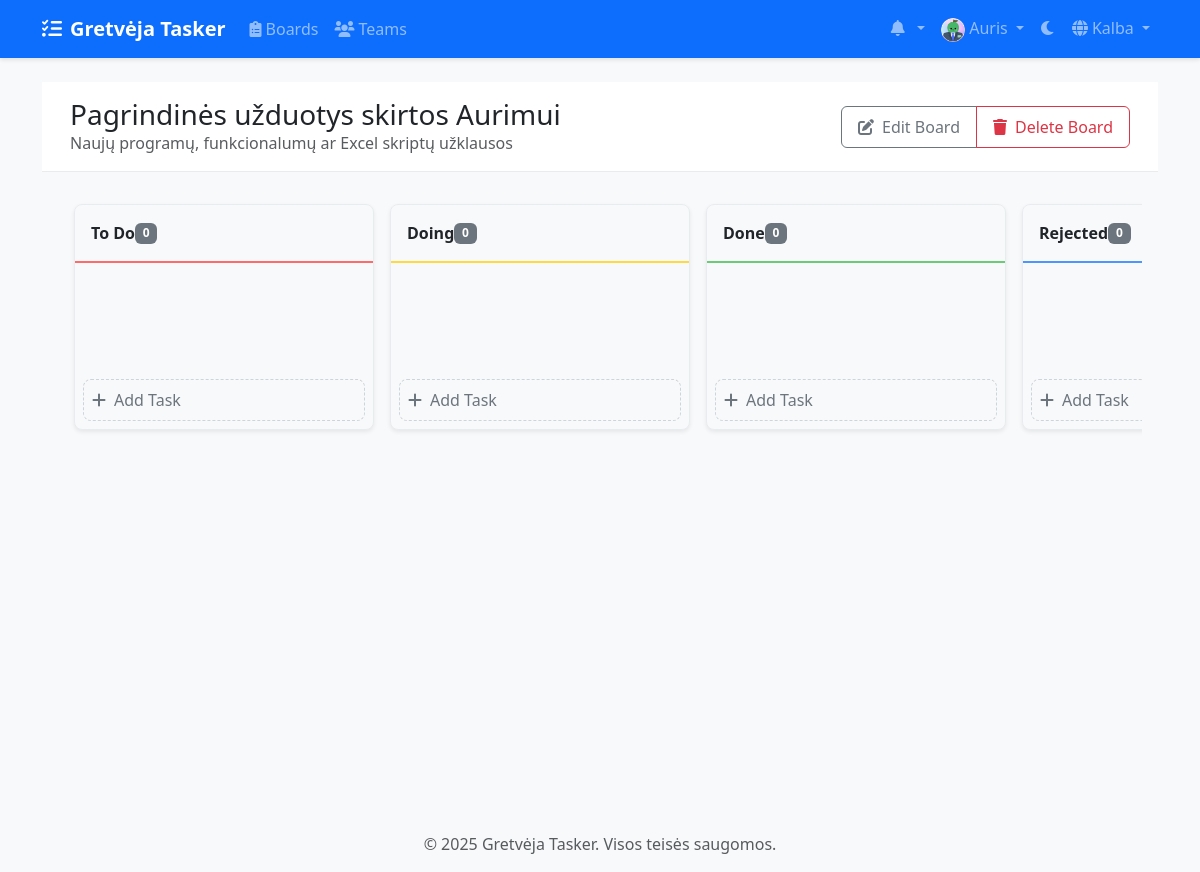
Page /lt/boards/2/ (signed in) on the earlier database version.
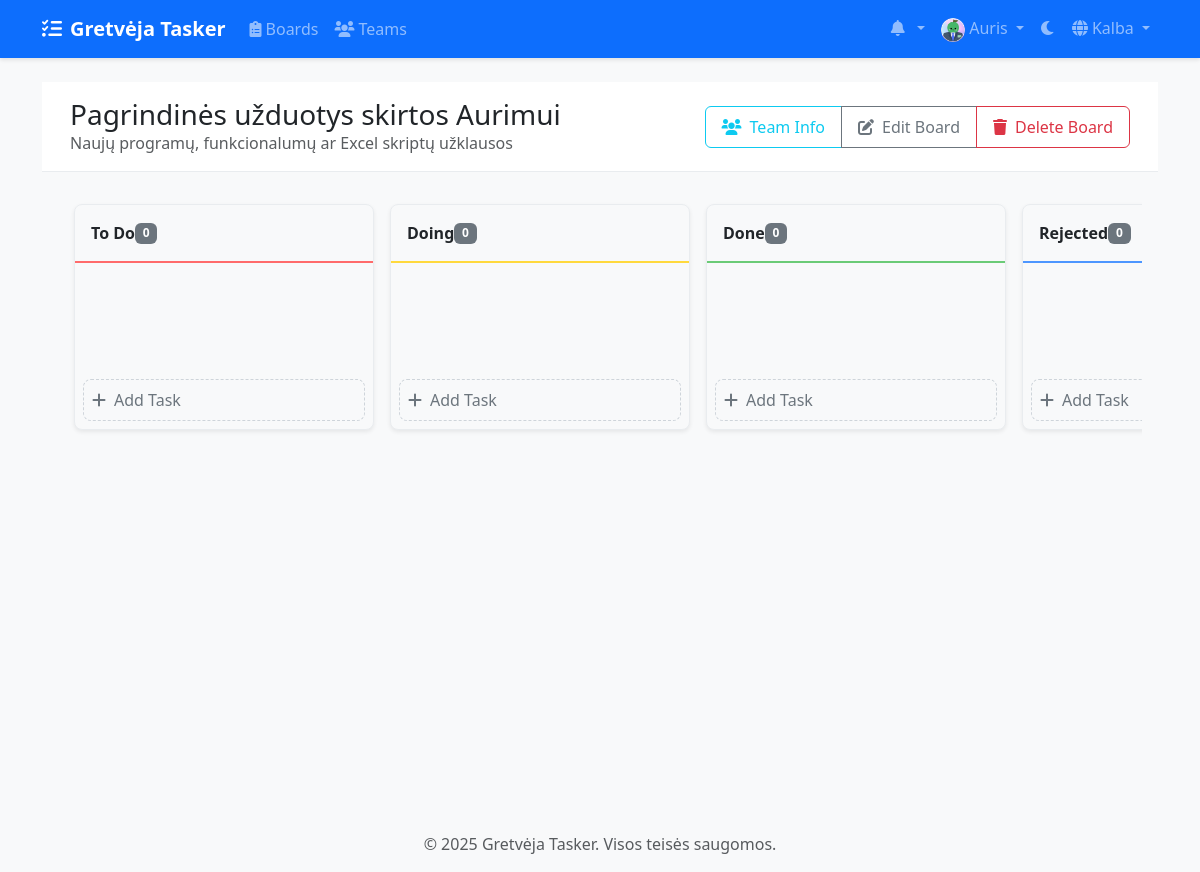
Same page on the later database version.
### accounts/models.py (models this page shows, shortened)
class CustomUser(AbstractUser):
    avatar = models.ImageField(upload_to='avatars/', null=True, blank=True)
    bio = models.TextField(max_length=500, blank=True)
    theme_preference = models.CharField(
        max_length=10,
        choices=[('light', 'Light'), ('dark', 'Dark')],
        default='light'
    )
    notification_preferences = models.JSONField(
        default=dict,
        help_text=_('User notification preferences')
    )
    class Meta:
        verbose_name = _('user')
        verbose_name_plural = _('users')

### boards/models.py (models this page shows, shortened)
class Board(models.Model):
    title = models.CharField(max_length=200)
    description = models.TextField(blank=True)
    created_at = models.DateTimeField(auto_now_add=True)
    updated_at = models.DateTimeField(auto_now=True)
    owner = models.ForeignKey(
        settings.AUTH_USER_MODEL,
        on_delete=models.CASCADE,
        related_name='owned_boards'
    )
    team = models.ForeignKey(
        Team,
        on_delete=models.CASCADE,
        related_name='boards',
        null=True,
        blank=True
    )

class Column(models.Model):
    COLUMN_TYPES = [
        ('todo', 'To Do'),
        ('doing', 'Doing'),
        ('done', 'Done'),
        ('rejected', 'Rejected'),
    ]
    board = models.ForeignKey(Board, on_delete=models.CASCADE, related_name='columns')
    title = models.CharField(max_length=100)
    type = models.CharField(max_length=20, choices=COLUMN_TYPES)
    position = models.PositiveIntegerField()
    color = ColorField(default='#FF0000')
    class Meta:
        ordering = ['position']

### boards/views.py (the view)
# urls.py: path('<int:board_id>/', views.board_detail, name='board_detail'),
@login_required
def board_detail(request, board_id):
    board = get_object_or_404(Board, id=board_id)
    if not (board.owner == request.user or
            (board.team and request.user in board.team.members.all())):
        messages.error(request, "You don't have access to this board.")
        return redirect('board_list')
    total_tasks = board.columns.aggregate(
        total=Count('tasks')
    )['total']
    completed_tasks = board.columns.filter(
        type='done'
    ).aggregate(
        done=Count('tasks')
    )['done']
    progress = int((completed_tasks / total_tasks * 100) if total_tasks > 0 else 0)
    users = CustomUser.objects.filter(is_active=True)
    return render(request, 'boards/board_detail.html', {
        'board': board,
        'progress': progress,
        'users': users
    })

### templates/boards/board_detail.html (shortened to what this page needs)
{% extends 'base.html' %}
{% load static %}
{% block content %}
<div class="board-header">
    <div class="container-fluid">
        <div class="row align-items-center">
            <div class="col">
                <h1 class="h3 mb-0">{{ board.title }}</h1>
                {% if board.description %}
                    <p class="text-muted mb-0">{{ board.description }}</p>
                {% endif %}
            </div>
            <div class="col-auto">
                <div class="btn-group">
                    {% if board.team %}
                        <button type="button" class="btn btn-outline-info" data-bs-toggle="modal" data-bs-target="#teamInfoModal">
                            <i class="fas fa-users me-2"></i>Team Info
                        </button>
                    {% endif %}
                    {% if board.owner == user %}
                        <a href="{% url 'board_edit' board_id=board.id %}" class="btn btn-outline-secondary">
                            <i class="fas fa-edit me-2"></i>Edit Board
                        </a>
                        <button type="button" class="btn btn-outline-danger" data-bs-toggle="modal" data-bs-target="#deleteBoardModal">
                            <i class="fas fa-trash me-2"></i>Delete Board
                        </button>
                    {% endif %}
                </div>
            </div>
        </div>
    </div>
</div>
<div class="kanban-container">
    <div class="column-container">
        {% for column in board.columns.all %}
            <div class="kanban-column" data-column-id="{{ column.id }}">
                <div class="column-header {{ column.type }}" data-column-id="{{ column.id }}">
                    <div class="d-flex justify-content-between align-items-center">
                        <span>{{ column.title }}</span>
                        <span class="badge bg-secondary">{{ column.tasks.count }}</span>
                    </div>
                </div>
                <div class="task-list" data-column-id="{{ column.id }}">
                </div>
                <div class="p-2">
                    <button type="button" class="add-task-btn" data-bs-toggle="modal" data-bs-target="#createTaskModal" data-column-id="{{ column.id }}">
                        <i class="fas fa-plus me-2"></i>Add Task
                    </button>
                </div>
            </div>
        {% endfor %}
    </div>
</div>
{% endblock %}

### templates/base.html (shortened to what this page needs)
{% load static %}
{% load compress %}
{% load i18n %}
<!DOCTYPE html>
<html lang="{{ LANGUAGE_CODE }}" data-bs-theme="light">
<head>
    <link href="https://cdn.jsdelivr.net/npm/bootstrap@5.3.2/dist/css/bootstrap.min.css" rel="stylesheet">
    <link href="https://cdnjs.cloudflare.com/ajax/libs/font-awesome/6.0.0/css/all.min.css" rel="stylesheet">
    {% compress css %}
    <link href="{% static 'css/style.css' %}" rel="stylesheet">
    {% endcompress %}
</head>
<body>
    <nav class="navbar navbar-expand-lg navbar-dark bg-primary">
        <div class="container">
            <a class="navbar-brand" href="{% url 'home' %}">
                <i class="fas fa-tasks me-2"></i>Gretvėja Tasker
            </a>
            <div class="collapse navbar-collapse" id="navbarNav">
                <ul class="navbar-nav me-auto">
                    {% if user.is_authenticated %}
                        <li class="nav-item">
                            <a class="nav-link" href="{% url 'board_list' %}">
                                <i class="fas fa-clipboard-list me-1"></i>Boards
                            </a>
                        </li>
                        <li class="nav-item">
                            <a class="nav-link" href="{% url 'team_list' %}">
                                <i class="fas fa-users me-1"></i>Teams
                            </a>
                        </li>
                    {% endif %}
                </ul>
                <ul class="navbar-nav">
                    {% if user.is_authenticated %}
                        <li class="nav-item dropdown">
                            <a class="nav-link dropdown-toggle" href="#" id="notificationsDropdown" role="button" data-bs-toggle="dropdown">
                                <i class="fas fa-bell me-1"></i>
                            </a>
                        </li>
                        <li class="nav-item dropdown">
                            <a class="nav-link dropdown-toggle" href="#" id="userDropdown" role="button" data-bs-toggle="dropdown">
                                {% if user.avatar %}
                                    <img src="{{ user.avatar.url }}" alt="Avatar" class="rounded-circle" width="24" height="24">
                                {% else %}
                                    <i class="fas fa-user-circle"></i>
                                {% endif %}
                                {{ user.username }}
                            </a>
                        </li>
                    {% endif %}
                    <li class="nav-item">
                        <button class="btn nav-link" id="theme-toggle">
                            <i class="fas fa-moon"></i>
                        </button>
                    </li>
                    <li class="nav-item dropdown">
                        <a class="nav-link dropdown-toggle" href="#" id="languageDropdown" role="button" data-bs-toggle="dropdown">
                            <i class="fas fa-globe me-1"></i>{% trans "Language" %}
                        </a>
                                {% get_current_language as CURRENT_LANGUAGE %}
                                {% get_available_languages as LANGUAGES %}
                    </li>
                </ul>
            </div>
        </div>
    </nav>
    <main class="container my-4">
        {% block content %}{% endblock %}
    </main>
    <footer class="footer mt-auto py-3 bg-light">
        <div class="container text-center">
            <span class="text-muted">© {% now "Y" %} Gretvėja Tasker. {% trans "All rights reserved." %}</span>
        </div>
    </footer>
</body>
</html>

### static/css/style.css (style rules this page uses)
:root { --primary-color: #0d6efd; --secondary-color: #6c757d; --success-color: #198754; --info-color: #0dcaf0; --warning-color: #ffc107; --danger-color: #dc3545; --light-color: #f8f9fa; --dark-color: #212529; --todo-color: #ff6b6b; --doing-color: #ffd93d; --done-color: #6bcb77; --rejected-color: #4d96ff; }
body { min-height: 100vh; display: flex; flex-direction: column; background-color: var(--bs-gray-100); }
main { flex: 1; }
.navbar { box-shadow: 0 2px 4px rgba(0,0,0,0.1); }
.navbar-brand { font-weight: bold; }
.kanban-column { min-width: 300px; background: var(--bs-white); border-radius: 0.5rem; box-shadow: 0 0.125rem 0.25rem rgba(0,0,0,0.075); display: flex; flex-direction: column; }
.column-header { padding: 1rem; font-weight: 600; border-bottom: 2px solid; display: flex; justify-content: space-between; align-items: center; }
.task-list { flex: 1; min-height: 100px; padding: 1rem; overflow-y: auto; }
.btn { border-radius: 0.375rem; padding: 0.5rem 1rem; font-weight: 500; transition: all 0.2s ease; }
.add-task-btn { width: 100%; padding: 0.75rem; text-align: left; color: var(--bs-gray-600); background: transparent; border: 2px dashed var(--bs-gray-300); border-radius: 0.5rem; transition: all 0.2s ease; }
.column-header.todo { border-color: var(--todo-color); }
.column-header.doing { border-color: var(--doing-color); }
.column-header.done { border-color: var(--done-color); }
.column-header.rejected { border-color: var(--rejected-color); }

### templates/boards/board_detail.html (style rules this page uses)
.kanban-container { min-height: calc(100vh - 180px); padding: 1rem; background: var(--bs-gray-100); }
.board-header { padding: 1rem; background: var(--bs-white); border-bottom: 1px solid var(--bs-gray-200); }
.column-container { display: flex; gap: 1rem; overflow-x: auto; padding: 1rem; align-items: flex-start; }
.kanban-column { flex: 0 0 300px; background: var(--bs-gray-100); border-radius: 0.5rem; border: 1px solid var(--bs-gray-200); }
.column-header { padding: 1rem; border-bottom: 2px solid; font-weight: 600; }
.task-list { min-height: 100px; padding: 0.5rem; }
.add-task-btn { width: 100%; padding: 0.5rem; text-align: left; color: var(--bs-gray-600); background: transparent; border: 1px dashed var(--bs-gray-400); border-radius: 0.5rem; margin-top: 0.5rem; transition: all 0.2s ease-in-out; position: relative; z-index: 1; }

Differences in the rows shown:
changed Board "Pagrindinės užduotys skirtos Aurimui": team_id empty → 1 (drawn)
Other differences:
text now shown: "Team Info"
